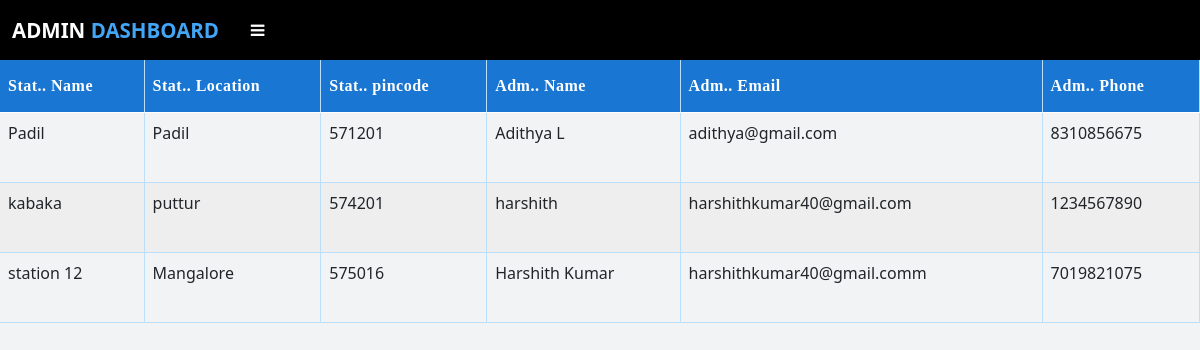
Page /stationlist (signed in) on the committed database.
### app.py (models this page shows, shortened)
class Station(db.Model):
    id = db.Column(db.Integer, primary_key=True)
    station_name = db.Column(db.String(100),nullable=False,unique=True)
    station_location = db.Column(db.String(100),nullable=False)
    station_pincode = db.Column(db.String(15),nullable=False)
    name = db.Column(db.String(100),nullable=False)
    email = db.Column(db.String(100), nullable=False,unique=True)
    phone = db.Column(db.String(11), nullable=False,unique=True)
    password = db.Column(db.String(255),nullable=False)

### app.py (the view)
@app.route("/stationlist")
def stationlist():
    if 'mainadmin' in session:
        data = Station.query.all()
        return render_template('station_list.html',data=data)
    else:
        flash("Session Expired", "error")
        return redirect(url_for('adminlog'))

### templates/station_list.html (shortened to what this page needs)
{% extends "Admin-layout.html" %}
{% block head %} {{ super() }}
{% endblock %}
{% block content %}
<div class="table-responsive">
	<table class="table">
		<thead>
			<tr>
				<th scope="col">Stat.. Name</th>
				<th scope="col">Stat.. Location</th>
				<th scope="col">Stat.. pincode</th>
				<th scope="col">Adm.. Name</th>
				<th scope="col">Adm.. Email</th>
				<th scope="col">Adm.. Phone</th>
			</tr>
		</thead>
		<tbody>
			{% for i in data %}
			<tr>
				<td>{{i.station_name}}</td>
				<td>{{i.station_location}}</td>
				<td>{{i.station_pincode}}</td>
				<td>{{i.name}}</td>
				<td>{{i.email}}</td>
				<td>{{i.phone}}</td>
			</tr>
			{% endfor %}
		</tbody>
	</table>
</div>
{% endblock %}

### templates/Admin-layout.html (shortened to what this page needs)
<!DOCTYPE html>
<html lang="en">
  <head>
    {% block head %}
    <link
      href="https://cdn.jsdelivr.net/npm/bootstrap@5.0.0/dist/css/bootstrap.min.css"
      rel="stylesheet"
    />
    <link
      rel="stylesheet"
      href="https://cdnjs.cloudflare.com/ajax/libs/font-awesome/4.7.0/css/font-awesome.min.css"
    />
    <link
      rel="stylesheet"
      href="https://cdnjs.cloudflare.com/ajax/libs/animate.css/4.1.1/animate.min.css"
    />
    {% endblock %}
  </head>
  <body>
    <nav class="navbar navbar-expand-lg navbar-light" style="background-color:#000000;height:60px;" id="navbar">
      <div class="container-fluid">
          <a class="navbar-brand" href="#"><h3 id="text1">Admin <span>Dashboard</span></h3></a>
          <button type="button" id="sidebarCollapse" class="btn btn-darks me-auto  " onclick="openNav()">
              <i class="fa fa-bars" aria-hidden="true"></i>
              </button>
       </div>
    </nav>
    <div id="content">{% block content %} {% endblock %}</div>
  </body>
</html>

### templates/station_list.html (style rules this page uses)
table { font-family: 'Roboto' sans-serif; border-collapse: collapse; width: 100%; }
table tr:nth-child(even) { background-color: #eeeeee; }
.table th { padding-top: 14px; padding-bottom: 14px; text-align: left; background-color: #1976d2; color: white; letter-spacing: 0.5px; user-select: none; border-right: 0.5px solid #bbdefb; font-family: Bahnschrift SemiBold; }
table td { border-right: 0.5px solid #bbdefb; height: 70px; }
table td, table th { border-bottom: 0.5px solid #bbdefb; }

### templates/Admin-layout.html (style rules this page uses)
body { font-family: "Roboto" sans-serif; background-color: #f2f3f4; }
* { margin: 0; padding: 0; text-decoration: none; list-style: none; }
#text1 { color: #fff; margin: 0; text-transform: uppercase; font-size: 20.5px; font-weight: 750; }
#text1 span { color: #42A5F5; }
#sidebarCollapse { color: white; width: 45px; }

### rows in the picture
Station: station_name "Padil", station_location "Padil", station_pincode "571201", name "Adithya L", email "adithya@gmail.com", phone "8310856675"
Station: station_name "kabaka", station_location "puttur", station_pincode "574201", name "harshith", email "harshithkumar40@gmail.com", phone "1234567890"
Station: station_name "station 12", station_location "Mangalore", station_pincode "575016", name "Harshith Kumar", email "harshithkumar40@gmail.comm", phone "7019821075"
